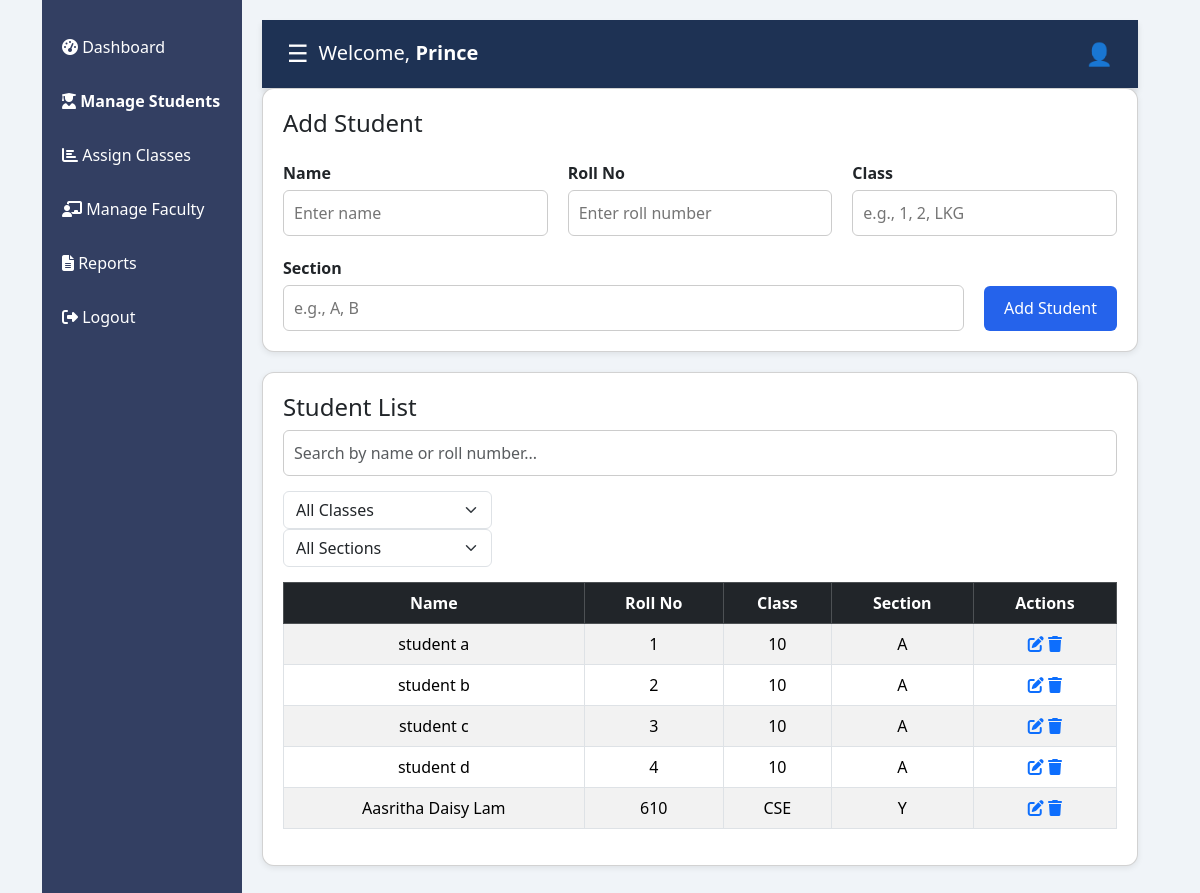
The page /admin/managestudents.php (signed in) on the database its author committed.
### tables this page shows
CREATE TABLE `students` (
  `id` int NOT NULL,
  `name` varchar(100) NOT NULL,
  `roll_number` varchar(20) NOT NULL,
  `class` varchar(20) NOT NULL,
  `section` varchar(10) NOT NULL,
  `created_at` timestamp NULL DEFAULT CURRENT_TIMESTAMP,
  `admin_id` int NOT NULL
);

### admin/managestudents.php (the view, shortened to what this page needs)
<?php
require_once '../conn.php';
$admin_id = $_SESSION['user_id'];
?>
<!DOCTYPE html>
<html lang="en">
<head>
   <link rel="stylesheet" href="https://cdnjs.cloudflare.com/ajax/libs/font-awesome/6.4.0/css/all.min.css">
  <link href="https://cdn.jsdelivr.net/npm/bootstrap@5.3.3/dist/css/bootstrap.min.css" rel="stylesheet">
  <link rel="stylesheet" href="newstyle.css">
</head>
<body>
<div class="container">
  <div class="sidebar" id="sidebar">
    <ul>
      <li onclick="location.href='dashboard.php'"><i class="fas fa-tachometer-alt"></i> Dashboard</li>
      <li onclick="location.href='managestudents.php'"><i class="fas fa-user-graduate"></i><strong> Manage Students</strong></li>
      <li onclick="location.href='assignclasses.php'"><i class="fas fa-chart-bar"></i> Assign Classes</li>
      <li onclick="location.href='managefaculty.php'"><i class="fas fa-chalkboard-teacher"></i> Manage Faculty</li>
      <li onclick="location.href='attendance_report.php'"><i class="fas fa-file-alt"></i> Reports</li>
      <li id="logoutBtn"><i class="fas fa-sign-out-alt"></i> Logout</li>
    </ul>
  </div>
  <div class="main">
    <div class="topbar">
      <div class="left-topbar">
        <span class="menu-button" onclick="toggleSidebar()">☰</span>
        <span class="welcome-text">Welcome, <strong><?= htmlspecialchars($_SESSION['username']) ?></strong></span>
      </div>
      <div class="right-icons">
          <span class="icon" onclick="showProfile()">👤</span>
      </div>
    </div>
    <div class="card form-card">
      <h4>Add Student</h4>
      <form method="POST" class="form-section" onsubmit="return validateStudentForm()">
        <div class="form-group">
          <label>Name</label>
          <input type="text" name="student_name" placeholder="Enter name" required />
        </div>
        <div class="form-group">
          <label>Roll No</label>
          <input type="text" name="roll_number" placeholder="Enter roll number" required />
        </div>
        <div class="form-group">
          <label>Class</label>
          <input type="text" name="class" placeholder="e.g., 1, 2, LKG" required />
        </div>
        <div class="form-group">
          <label>Section</label>
          <input type="text" name="section" placeholder="e.g., A, B" required />
        </div>
        <button type="submit" name="add_student" class="save-button">Add Student</button>
      </form>
    </div>
<div class="card">
  <h4>Student List</h4>
  <div class="form-group" style="margin-bottom: 15px;">
    <input type="text" id="studentSearch" class="form-control" placeholder="Search by name or roll number..." onkeyup="filterStudents()">
  </div>
    <div class="col-md-3">
      <select id="classFilter" class="form-select" onchange="filterStudents()">
        <option value="">All Classes</option>
      </select>
    </div>
    <div class="col-md-3">
      <select id="sectionFilter" class="form-select" onchange="filterStudents()">
        <option value="">All Sections</option>
      </select>
    </div>
  <table class="table table-bordered table-striped">
    <thead class="table-dark">
      <tr>
        <th>Name</th>
        <th>Roll No</th>
        <th>Class</th>
        <th>Section</th>
        <th>Actions</th>
      </tr>
    </thead>
    <tbody id="studentTableBody">
      <?php
      $stmt = $conn->prepare("SELECT id,name, roll_number, class, section FROM students WHERE admin_id = ?");
      $stmt->bind_param("i", $admin_id);
      $stmt->execute();
      $result = $stmt->get_result();
      while ($row = $result->fetch_assoc()): ?>
        <tr>
          <td><?= htmlspecialchars($row['name']) ?></td>
          <td><?= htmlspecialchars($row['roll_number']) ?></td>
          <td><?= htmlspecialchars($row['class']) ?></td>
          <td><?= htmlspecialchars($row['section']) ?></td>
          <td>
            <a href="editstudent.php?id=<?= $row['id'] ?>"><i class="fas fa-edit" title="Edit"></i></a>
            <a href="managestudents.php?delete=<?= $row['id'] ?>" onclick="return confirm('Are you sure?')"><i class="fas fa-trash" title="Delete"></i></a>
          </td>
        </tr>
      <?php endwhile; ?>
    </tbody>
  </table>
</div>
  </div>
</div>
</body>
</html>

### admin/newstyle.css (style rules this page uses)
body { margin: 0; font-family: 'Segoe UI', sans-serif; background-color: #f0f4f8; }
.container { display: flex; height: 100vh; }
.sidebar { width: 200px; background-color: #333f62; color: white; padding-top: 20px; transition: all 0.4s ease; overflow: hidden; white-space: nowrap; }
.sidebar ul { list-style: none; padding: 0; margin: 0; }
.sidebar li { padding: 15px 20px; cursor: pointer; transition: background 0.3s; }
.main { flex: 1; background-color: #f0f4f8; padding: 20px; overflow-y: auto; }
.topbar { display: flex; justify-content: space-between; align-items: center; background-color: #1e3254; padding: 15px 25px; font-size: 18px; color: white; border-bottom: 2px solid #2564eb00; box-shadow: 0 4px 6px rgba(0, 0, 0, 0.1); }
.left-topbar { display: flex; align-items: center; gap: 10px; }
.welcome-text { font-size: 20px; }
.right-icons { display: flex; gap: 15px; }
.menu-button { font-size: 24px; cursor: pointer; }
.icon { font-size: 22px; cursor: pointer; position: relative; }
.card { background-color: white; border-radius: 12px; box-shadow: 0 2px 6px rgba(0, 0, 0, 0.08); padding: 20px; margin-bottom: 20px; }
.form-section { display: flex; gap: 20px; flex-wrap: wrap; margin-top: 15px; }
.form-group { display: flex; flex-direction: column; flex: 1; min-width: 200px; }
.form-group label { font-weight: 600; margin-bottom: 5px; }
.form-group input { padding: 10px; border-radius: 6px; border: 1px solid #ccc; }
.save-button { background-color: #2563eb; color: white; padding: 10px 20px; border-radius: 6px; border: none; margin-top: 30px; cursor: pointer; }
table { width: 100%; border-collapse: collapse; margin-top: 15px; }
th, td { padding: 12px; text-align: center; border-bottom: 1px solid #ddd; }
th { background-color: #f3f4f6; color: #1e3a8a; }

### rows shown on the page
students: name "student a", roll_number "1", class "10", section "A"
students: name "student b", roll_number "2", class "10", section "A"
students: name "student c", roll_number "3", class "10", section "A"
students: name "student d", roll_number "4", class "10", section "A"
students: name "Aasritha Daisy Lam", roll_number "610", class "CSE", section "Y"

### other values the page prints
$_SESSION['username'] "Prince"
